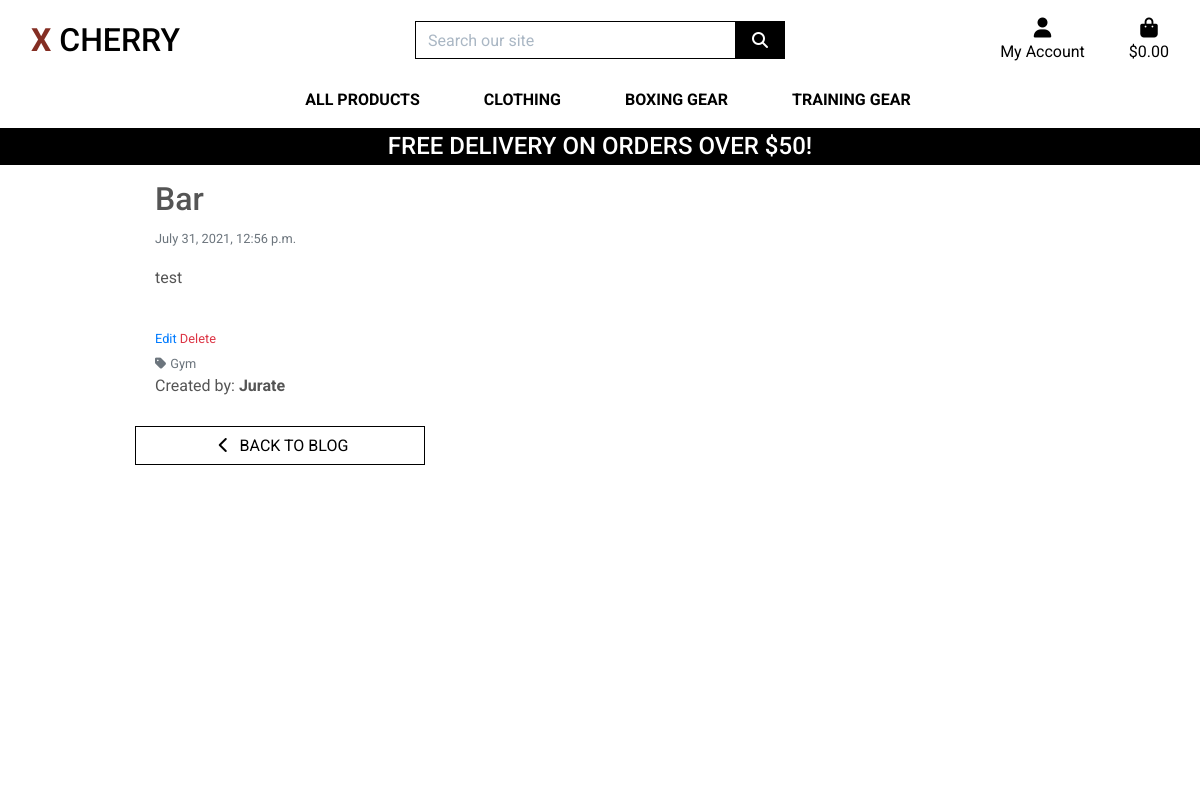
The app's page /blog/11/ (signed in), older data.
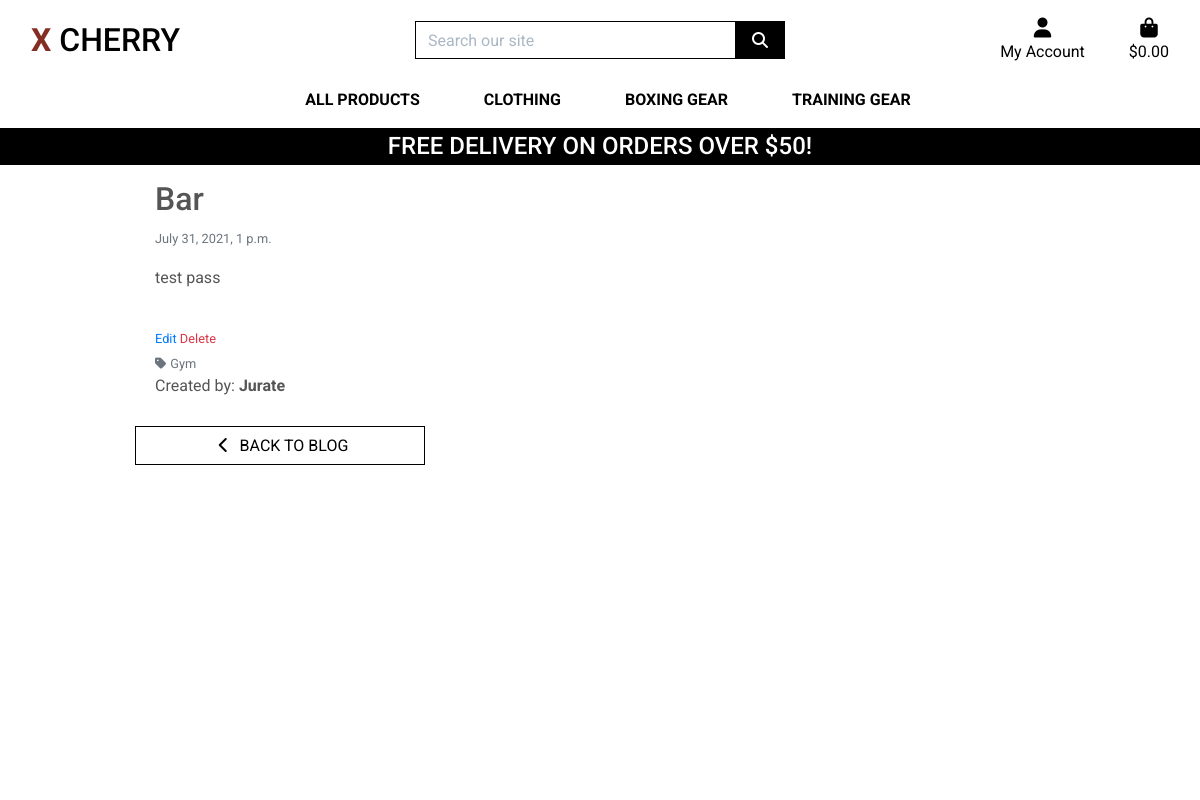
The same page, newer data.
### blog/models.py (models this page shows, shortened)
class Post(models.Model):
    category = models.ForeignKey('Category', null=True, blank=False, on_delete=models.SET_NULL)
    title = models.CharField(max_length=254, null=True, blank=False)
    content = models.TextField()
    date = models.DateTimeField(auto_now=True)
    created_by = models.CharField(max_length=25, null=True, blank=False)
    class Meta:
        ordering = ['-date']

class Category(models.Model):
    class Meta:
        verbose_name_plural = 'Categories'
    name = models.CharField(max_length=254)
    friendly_name = models.CharField(max_length=254, null=True, blank=True)
    def __str__(self):
        return self.name

### blog/views.py (the view)
# urls.py: path('<int:post_id>/', views.blog_post_detail, name='blog_post_detail'),
@login_required
def blog_post_detail(request, post_id):
    global post
    post = get_object_or_404(Post, pk=post_id)
    context = {
        'post': post,
    }
    return render(request, "blog/blog-post-detail.html", context)

### bag/contexts.py (called while the page is built, shortened)
def bag_contents(request):
    bag_items = []
    total = 0
    product_count = 0
    bag = request.session.get('bag', {})
    if total < settings.FREE_DELIVERY_THRESHOLD:
        delivery = total * Decimal(settings.STANDARD_DELIVERY_PERCENTAGE/100)
        free_delivery_delta = settings.FREE_DELIVERY_THRESHOLD - total
    else:
        delivery = 0
        free_delivery_delta = 0
    grand_total = delivery + total
    context = {
        'bag_items': bag_items,
        'total': total,
        'product_count': product_count,
        'delivery': delivery,
        'free_delivery_delta': free_delivery_delta,
        'free_delivery_threshold': settings.FREE_DELIVERY_THRESHOLD,
        'grand_total': grand_total,
    }
    return context

### blog/templates/blog/blog-post-detail.html (shortened to what this page needs)
{% extends "base.html" %}
{% load static %}
{% block content %}
    <div class="overlay"></div>
    <div class="container post-detail-container">
        <div class="row">
            <div class="col-12 col-lg-6 col-xl-4">
                <div class="card h-100 border-0">
                    <div class="card-body">
                        <div class="row">
                            <div class="col-12">
                                <h2>{{ post.title }}</h2>
                                <p><small class="text-muted">{{ post.date }}</small></p>
                            </div>
                        </div>
                        <div class="row">
                            <div class="col-12">
                                <p>{{ post.content }}</p>
                            </div>
                        </div>
                    </div>
                    <div class="card-footer bg-white pt-0 border-0 text-left">
                        {% if request.user.is_superuser %}
                            <small class="">
                                <a href="{% url 'edit_blog_post' post.id %}">Edit</a>
                                <a class="text-danger" href="{% url 'delete_blog_post' post.id %}">Delete</a>
                            </small>
                        {% endif %}
                        {% if post.category %}
                            <p class="small mt-1 mb-0">
                                <a href="{% url 'posts' %}?category={{ post.category.name }}" class="text-muted">
                                    <i class="fas fa-tag mr-1"></i>{{ post.category.friendly_name }}
                                </a>
                            </p>
                        {% endif %}
                        <p>Created by: <strong>{{ post.created_by }}</strong></p>
                    </div>
                    <a href="{% url 'posts' %}" class="btn btn-outline-black rounded-0">
                        <span class="icon">
                            <i class="fas fa-chevron-left"></i>
                        </span>
                        <span class="text-uppercase">Back to Blog</span>
                    </a>
                </div>
            </div>
        </div>
    </div>
{% endblock %}

Row changes from the older to the newer data that the page shows:
changed Post "Bar": date "July 31, 2021, 12:56 p.m." → "July 31, 2021, 1 p.m."; content "test" → "test pass"
